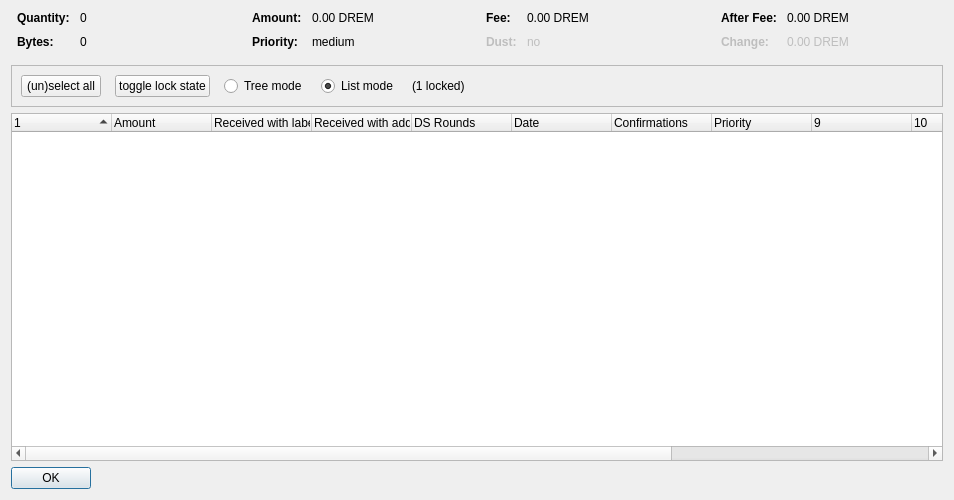
<?xml version="1.0" encoding="UTF-8"?>
<ui version="4.0">
 <class>CoinControlDialog</class>
 <widget class="QDialog" name="CoinControlDialog">
  <property name="geometry">
   <rect>
    <x>0</x>
    <y>0</y>
    <width>954</width>
    <height>500</height>
   </rect>
  </property>
  <property name="windowTitle">
   <string>Coin Selection</string>
  </property>
  <layout class="QVBoxLayout" name="verticalLayout">
   <item>
    <layout class="QHBoxLayout" name="horizontalLayoutTop" stretch="0,0,0,0">
     <property name="topMargin">
      <number>0</number>
     </property>
     <property name="bottomMargin">
      <number>10</number>
     </property>
     <item>
      <layout class="QFormLayout" name="formLayoutCoinControl1">
       <property name="horizontalSpacing">
        <number>10</number>
       </property>
       <property name="verticalSpacing">
        <number>10</number>
       </property>
       <property name="leftMargin">
        <number>6</number>
       </property>
       <property name="rightMargin">
        <number>6</number>
       </property>
       <item row="0" column="0">
        <widget class="QLabel" name="labelCoinControlQuantityText">
         <property name="font">
          <font>
           <weight>75</weight>
           <bold>true</bold>
          </font>
         </property>
         <property name="text">
          <string>Quantity:</string>
         </property>
        </widget>
       </item>
       <item row="0" column="1">
        <widget class="QLabel" name="labelCoinControlQuantity">
         <property name="cursor">
          <cursorShape>IBeamCursor</cursorShape>
         </property>
         <property name="contextMenuPolicy">
          <enum>Qt::ActionsContextMenu</enum>
         </property>
         <property name="text">
          <string notr="true">0</string>
         </property>
         <property name="textInteractionFlags">
          <set>Qt::LinksAccessibleByMouse|Qt::TextSelectableByKeyboard|Qt::TextSelectableByMouse</set>
         </property>
        </widget>
       </item>
       <item row="1" column="0">
        <widget class="QLabel" name="labelCoinControlBytesText">
         <property name="font">
          <font>
           <weight>75</weight>
           <bold>true</bold>
          </font>
         </property>
         <property name="text">
          <string>Bytes:</string>
         </property>
        </widget>
       </item>
       <item row="1" column="1">
        <widget class="QLabel" name="labelCoinControlBytes">
         <property name="cursor">
          <cursorShape>IBeamCursor</cursorShape>
         </property>
         <property name="contextMenuPolicy">
          <enum>Qt::ActionsContextMenu</enum>
         </property>
         <property name="text">
          <string notr="true">0</string>
         </property>
         <property name="textInteractionFlags">
          <set>Qt::LinksAccessibleByMouse|Qt::TextSelectableByKeyboard|Qt::TextSelectableByMouse</set>
         </property>
        </widget>
       </item>
      </layout>
     </item>
     <item>
      <layout class="QFormLayout" name="formLayoutCoinControl2">
       <property name="horizontalSpacing">
        <number>10</number>
       </property>
       <property name="verticalSpacing">
        <number>10</number>
       </property>
       <property name="leftMargin">
        <number>6</number>
       </property>
       <property name="rightMargin">
        <number>6</number>
       </property>
       <item row="0" column="0">
        <widget class="QLabel" name="labelCoinControlAmountText">
         <property name="font">
          <font>
           <weight>75</weight>
           <bold>true</bold>
          </font>
         </property>
         <property name="text">
          <string>Amount:</string>
         </property>
        </widget>
       </item>
       <item row="0" column="1">
        <widget class="QLabel" name="labelCoinControlAmount">
         <property name="cursor">
          <cursorShape>IBeamCursor</cursorShape>
         </property>
         <property name="contextMenuPolicy">
          <enum>Qt::ActionsContextMenu</enum>
         </property>
         <property name="text">
          <string notr="true">0.00 DREM</string>
         </property>
         <property name="textInteractionFlags">
          <set>Qt::LinksAccessibleByMouse|Qt::TextSelectableByKeyboard|Qt::TextSelectableByMouse</set>
         </property>
        </widget>
       </item>
       <item row="1" column="0">
        <widget class="QLabel" name="labelCoinControlPriorityText">
         <property name="font">
          <font>
           <weight>75</weight>
           <bold>true</bold>
          </font>
         </property>
         <property name="text">
          <string>Priority:</string>
         </property>
        </widget>
       </item>
       <item row="1" column="1">
        <widget class="QLabel" name="labelCoinControlPriority">
         <property name="cursor">
          <cursorShape>IBeamCursor</cursorShape>
         </property>
         <property name="contextMenuPolicy">
          <enum>Qt::ActionsContextMenu</enum>
         </property>
         <property name="text">
          <string>medium</string>
         </property>
         <property name="textInteractionFlags">
          <set>Qt::LinksAccessibleByMouse|Qt::TextSelectableByKeyboard|Qt::TextSelectableByMouse</set>
         </property>
        </widget>
       </item>
      </layout>
     </item>
     <item>
      <layout class="QFormLayout" name="formLayoutCoinControl3">
       <property name="horizontalSpacing">
        <number>10</number>
       </property>
       <property name="verticalSpacing">
        <number>10</number>
       </property>
       <property name="leftMargin">
        <number>6</number>
       </property>
       <property name="rightMargin">
        <number>6</number>
       </property>
       <item row="0" column="0">
        <widget class="QLabel" name="labelCoinControlFeeText">
         <property name="font">
          <font>
           <weight>75</weight>
           <bold>true</bold>
          </font>
         </property>
         <property name="text">
          <string>Fee:</string>
         </property>
        </widget>
       </item>
       <item row="0" column="1">
        <widget class="QLabel" name="labelCoinControlFee">
         <property name="cursor">
          <cursorShape>IBeamCursor</cursorShape>
         </property>
         <property name="contextMenuPolicy">
          <enum>Qt::ActionsContextMenu</enum>
         </property>
         <property name="text">
          <string notr="true">0.00 DREM</string>
         </property>
         <property name="textInteractionFlags">
          <set>Qt::LinksAccessibleByMouse|Qt::TextSelectableByKeyboard|Qt::TextSelectableByMouse</set>
         </property>
        </widget>
       </item>
       <item row="1" column="0">
        <widget class="QLabel" name="labelCoinControlLowOutputText">
         <property name="enabled">
          <bool>false</bool>
         </property>
         <property name="font">
          <font>
           <weight>75</weight>
           <bold>true</bold>
          </font>
         </property>
         <property name="text">
          <string>Dust:</string>
         </property>
        </widget>
       </item>
       <item row="1" column="1">
        <widget class="QLabel" name="labelCoinControlLowOutput">
         <property name="enabled">
          <bool>false</bool>
         </property>
         <property name="cursor">
          <cursorShape>IBeamCursor</cursorShape>
         </property>
         <property name="contextMenuPolicy">
          <enum>Qt::ActionsContextMenu</enum>
         </property>
         <property name="text">
          <string>no</string>
         </property>
         <property name="textInteractionFlags">
          <set>Qt::LinksAccessibleByMouse|Qt::TextSelectableByKeyboard|Qt::TextSelectableByMouse</set>
         </property>
        </widget>
       </item>
      </layout>
     </item>
     <item>
      <layout class="QFormLayout" name="formLayoutCoinControl4">
       <property name="horizontalSpacing">
        <number>10</number>
       </property>
       <property name="verticalSpacing">
        <number>10</number>
       </property>
       <property name="leftMargin">
        <number>6</number>
       </property>
       <property name="rightMargin">
        <number>6</number>
       </property>
       <item row="0" column="0">
        <widget class="QLabel" name="labelCoinControlAfterFeeText">
         <property name="font">
          <font>
           <weight>75</weight>
           <bold>true</bold>
          </font>
         </property>
         <property name="text">
          <string>After Fee:</string>
         </property>
        </widget>
       </item>
       <item row="0" column="1">
        <widget class="QLabel" name="labelCoinControlAfterFee">
         <property name="cursor">
          <cursorShape>IBeamCursor</cursorShape>
         </property>
         <property name="contextMenuPolicy">
          <enum>Qt::ActionsContextMenu</enum>
         </property>
         <property name="text">
          <string notr="true">0.00 DREM</string>
         </property>
         <property name="textInteractionFlags">
          <set>Qt::LinksAccessibleByMouse|Qt::TextSelectableByKeyboard|Qt::TextSelectableByMouse</set>
         </property>
        </widget>
       </item>
       <item row="1" column="0">
        <widget class="QLabel" name="labelCoinControlChangeText">
         <property name="enabled">
          <bool>false</bool>
         </property>
         <property name="font">
          <font>
           <weight>75</weight>
           <bold>true</bold>
          </font>
         </property>
         <property name="text">
          <string>Change:</string>
         </property>
        </widget>
       </item>
       <item row="1" column="1">
        <widget class="QLabel" name="labelCoinControlChange">
         <property name="enabled">
          <bool>false</bool>
         </property>
         <property name="cursor">
          <cursorShape>IBeamCursor</cursorShape>
         </property>
         <property name="contextMenuPolicy">
          <enum>Qt::ActionsContextMenu</enum>
         </property>
         <property name="text">
          <string notr="true">0.00 DREM</string>
         </property>
         <property name="textInteractionFlags">
          <set>Qt::LinksAccessibleByMouse|Qt::TextSelectableByKeyboard|Qt::TextSelectableByMouse</set>
         </property>
        </widget>
       </item>
      </layout>
     </item>
    </layout>
   </item>
   <item>
    <widget class="QFrame" name="frame">
     <property name="minimumSize">
      <size>
       <width>0</width>
       <height>40</height>
      </size>
     </property>
     <property name="frameShape">
      <enum>QFrame::StyledPanel</enum>
     </property>
     <property name="frameShadow">
      <enum>QFrame::Sunken</enum>
     </property>
     <layout class="QHBoxLayout" name="horizontalLayout">
      <item>
       <layout class="QHBoxLayout" name="horizontalLayoutPanel" stretch="0,0,0,0,0,0">
        <property name="spacing">
         <number>14</number>
        </property>
        <item>
         <widget class="QPushButton" name="pushButtonSelectAll">
          <property name="sizePolicy">
           <sizepolicy hsizetype="Maximum" vsizetype="Fixed">
            <horstretch>0</horstretch>
            <verstretch>0</verstretch>
           </sizepolicy>
          </property>
          <property name="text">
           <string>(un)select all</string>
          </property>
          <property name="autoDefault">
           <bool>false</bool>
          </property>
         </widget>
        </item>
        <item>
         <widget class="QPushButton" name="pushButtonToggleLock">
          <property name="sizePolicy">
           <sizepolicy hsizetype="Maximum" vsizetype="Fixed">
            <horstretch>0</horstretch>
            <verstretch>0</verstretch>
           </sizepolicy>
          </property>
          <property name="text">
           <string>toggle lock state</string>
          </property>
          <property name="autoDefault">
           <bool>false</bool>
          </property>
         </widget>
        </item>
        <item>
         <widget class="QRadioButton" name="radioTreeMode">
          <property name="sizePolicy">
           <sizepolicy hsizetype="Maximum" vsizetype="Fixed">
            <horstretch>0</horstretch>
            <verstretch>0</verstretch>
           </sizepolicy>
          </property>
          <property name="text">
           <string>Tree mode</string>
          </property>
         </widget>
        </item>
        <item>
         <widget class="QRadioButton" name="radioListMode">
          <property name="sizePolicy">
           <sizepolicy hsizetype="Maximum" vsizetype="Fixed">
            <horstretch>0</horstretch>
            <verstretch>0</verstretch>
           </sizepolicy>
          </property>
          <property name="text">
           <string>List mode</string>
          </property>
          <property name="checked">
           <bool>true</bool>
          </property>
         </widget>
        </item>
        <item>
         <widget class="QLabel" name="labelLocked">
          <property name="text">
           <string>(1 locked)</string>
          </property>
         </widget>
        </item>
        <item>
         <spacer name="horizontalSpacer">
          <property name="orientation">
           <enum>Qt::Horizontal</enum>
          </property>
          <property name="sizeHint" stdset="0">
           <size>
            <width>40</width>
            <height>20</height>
           </size>
          </property>
         </spacer>
        </item>
       </layout>
      </item>
     </layout>
    </widget>
   </item>
   <item>
    <widget class="CoinControlTreeWidget" name="treeWidget">
     <property name="contextMenuPolicy">
      <enum>Qt::CustomContextMenu</enum>
     </property>
     <property name="sortingEnabled">
      <bool>false</bool>
     </property>
     <property name="columnCount">
      <number>13</number>
     </property>
     <attribute name="headerShowSortIndicator" stdset="0">
      <bool>true</bool>
     </attribute>
     <attribute name="headerStretchLastSection">
      <bool>false</bool>
     </attribute>
     <column>
      <property name="text">
       <string/>
      </property>
     </column>
     <column>
      <property name="text">
       <string>Amount</string>
      </property>
     </column>
     <column>
      <property name="text">
       <string>Received with label</string>
      </property>
     </column>
     <column>
      <property name="text">
       <string>Received with address</string>
      </property>
     </column>
     <column>
      <property name="text">
       <string>DS Rounds</string>
      </property>
     </column>
     <column>
      <property name="text">
       <string>Date</string>
      </property>
     </column>
     <column>
      <property name="text">
       <string>Confirmations</string>
      </property>
      <property name="toolTip">
       <string>Confirmed</string>
      </property>
     </column>
     <column>
      <property name="text">
       <string>Priority</string>
      </property>
     </column>
     <column>
      <property name="text">
       <string/>
      </property>
     </column>
     <column>
      <property name="text">
       <string/>
      </property>
     </column>
     <column>
      <property name="text">
       <string/>
      </property>
     </column>
     <column>
      <property name="text">
       <string/>
      </property>
     </column>
     <column>
      <property name="text">
       <string/>
      </property>
     </column>
    </widget>
   </item>
   <item>
    <widget class="QDialogButtonBox" name="buttonBox">
     <property name="sizePolicy">
      <sizepolicy hsizetype="Maximum" vsizetype="Fixed">
       <horstretch>0</horstretch>
       <verstretch>0</verstretch>
      </sizepolicy>
     </property>
     <property name="orientation">
      <enum>Qt::Horizontal</enum>
     </property>
     <property name="standardButtons">
      <set>QDialogButtonBox::Ok</set>
     </property>
    </widget>
   </item>
  </layout>
 </widget>
 <customwidgets>
  <customwidget>
   <class>CoinControlTreeWidget</class>
   <extends>QTreeWidget</extends>
   <header>coincontroltreewidget.h</header>
  </customwidget>
 </customwidgets>
 <resources/>
 <connections/>
</ui>
